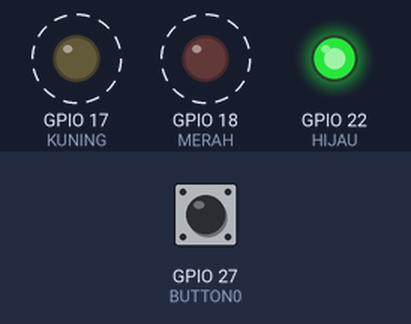
A program run on a simulated Raspberry Pi (BCM pin numbers). Parts: output pins drawn as LEDs (lit = HIGH). Dashed ring = blinking. Inputs (shaded band) come from the test bench; at power-on: GPIO 27 (BUTTON0) HIGH. Threads take turns every 2 ms.

Above: at 1.2 s.
1.3 s: GPIO 27 (BUTTON0) pulled LOW for 0.15 s
At 2.75 s:
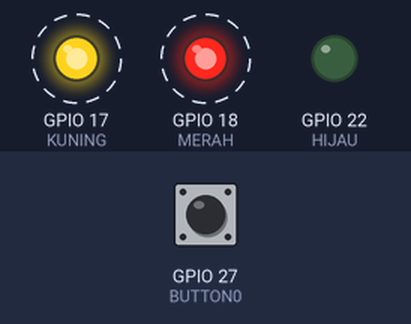
4.3 s: GPIO 27 (BUTTON0) pulled LOW for 1 s
At 6.75 s:
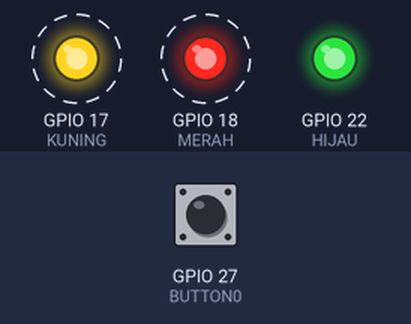
7.5 s: GPIO 27 (BUTTON0) pulled LOW for 3.2 s
At 7.75 s:
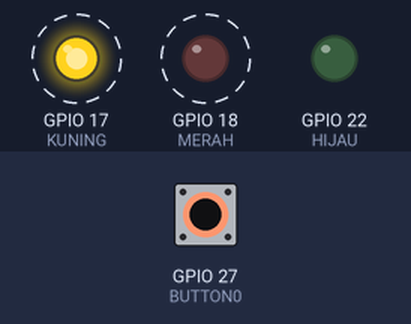
Timing chart, 0 to 18.2 s (numbered marks = the images above; inputs shaded):
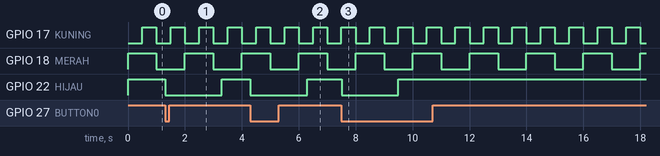

Measured:
- after the input at 1.3 s, GPIO 22 (HIJAU): HIGH → LOW at once, → HIGH 2.0 s later
- after the input at 4.3 s, GPIO 22 (HIJAU): HIGH → LOW at once, → HIGH 2.0 s later
- after the input at 7.5 s, GPIO 22 (HIJAU): HIGH → LOW at once, → HIGH 2.0 s later
- by itself, GPIO 17 (KUNING): alternates HIGH for 0.50 s and LOW for 0.50 s
- by itself, GPIO 18 (MERAH): alternates HIGH for 1.0 s and LOW for 1.0 s

The program:

multiTasking.py
```python
#logitech c270, c310
#wifi nya beli realtek

import RPi.GPIO as GPIO
import threading
import time

MERAH 	= 18
KUNING 	= 17
HIJAU 	= 22
BUTTON0 = 27

GPIO.setmode(GPIO.BCM)			#BCM > (standart penulisan GPIO6)
					#BOARD > (standart penulisan PIN31)
GPIO.setup(MERAH,GPIO.OUT)
GPIO.setup(KUNING,GPIO.OUT)
GPIO.setup(HIJAU,GPIO.OUT)
GPIO.setup(BUTTON0,GPIO.IN)

GPIO.output(HIJAU,GPIO.HIGH)


def loopingMerah():
	while True:
		GPIO.output(MERAH,GPIO.HIGH)
		time.sleep(1)			#sleep 1 detik
		GPIO.output(MERAH,GPIO.LOW)
		time.sleep(1)

def loopingKuning():
	while True:
		GPIO.output(KUNING,GPIO.LOW)
		time.sleep(0.5)			#sleep 0.5 detik
		GPIO.output(KUNING,GPIO.HIGH)
		time.sleep(0.5)

def loopingbutton0():
	while True:
		time.sleep(0.01)	#membuat utilitas CPU lebih turun
		if GPIO.input(BUTTON0) == GPIO.LOW:
			GPIO.output(HIJAU,GPIO.LOW)
			time.sleep(2)
			GPIO.output(HIJAU,GPIO.HIGH)
			while GPIO.input(BUTTON0) == GPIO.LOW:
				time.sleep(0.01)

thread1 = threading.Thread(target = loopingMerah)
thread1.daemon = True				#kalau daemon=True, maka thread (menjadi service) bisa di close jika program utama di close
						#kalau daemon=False, maka thread (menjadi service) tidak bisa di close saat program utama di close
thread1.start()

thread2 = threading.Thread(target = loopingKuning)
thread2.daemon = True
thread2.start()

thread3 = threading.Thread(target = loopingbutton0)
thread3.daemon = True
thread3.start()

try:
	while True:
		time.sleep(0.01)
		#pass				#kalau di C itu NOP = No Operation

except KeyboardInterrupt:
	GPIO.cleanup()				#mereset GPIO menjadi floating point
	print "Selesai"
```
